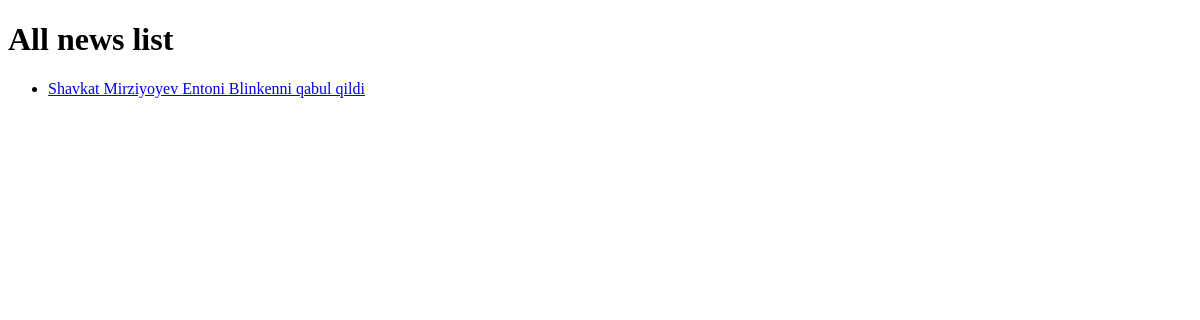
The page /news/ on the database as committed earlier.
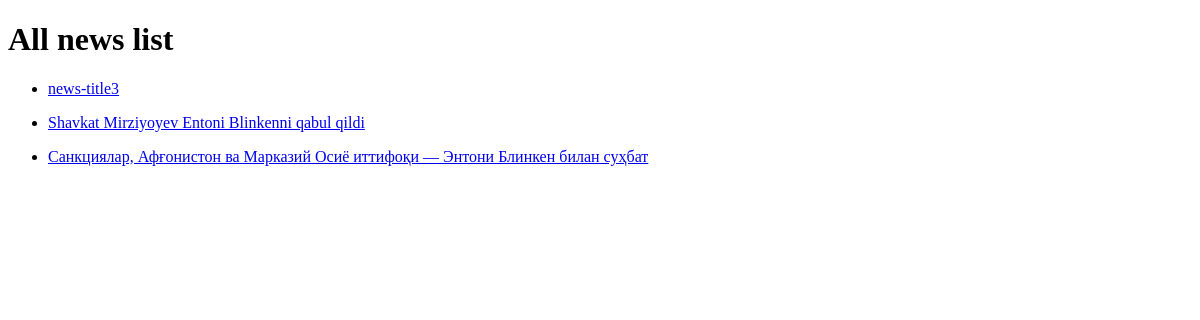
The same page on the database as committed later.
### news_app/models.py (models this page shows, shortened)
class News(models.Model):
    class Status(models.TextChoices):
        Draft = "DF", "Draft"
        Published = "PB", "Published"
    title = models.CharField(max_length=250)
    slug = models.SlugField(max_length=250)
    body = models.TextField()
    image = models.ImageField(upload_to='news/images')
    category = models.ForeignKey(Category,
                                 on_delete=models.CASCADE
                                 )
    publish_time = models.DateTimeField(default=timezone.now)
    created_time = models.DateTimeField(auto_now_add=True)
    updated_time = models.DateTimeField(auto_now=True)
    status = models.CharField(max_length=2,
                              choices=Status.choices,
                              default=Status.Draft
                              )
    objects = models.Manager()  # default manager of django
    published = PublishedManager()
    class Meta:
        ordering = ["-publish_time"]

### news_app/views.py (the view)
# urls.py: path('news/', news_list, name='all_news_list'),
def news_list(request):
    news_list = News.published.all()
    context = {
        "news_list": news_list
    }
    return render(request, "news/news_list.html", context=context)

### news_app/models.py (called while the page is built)
    def get_queryset(self):
        return super().get_queryset().filter(status=News.Status.Published)

### templates/news/news_list.html (shortened to what this page needs)
<!DOCTYPE html>
<html lang="en">
    <head>
    </head>
    <body>
        <h1>All news list</h1>
        {% for news in news_list %}
        <ul>
            <li><a href="{% url 'news_detail_page' news.pk %}">{{ news.title }}</a></li>
        </ul>
        {% endfor %}
    </body>
</html>

Rows that differ between the two databases and show on the page:
now on this page (row edited): News: title "news-title3"
now on this page (row edited): News: title "Санкциялар, Афғонистон ва Марказий Осиё иттифоқи — Энтони Блинкен билан суҳбат"
